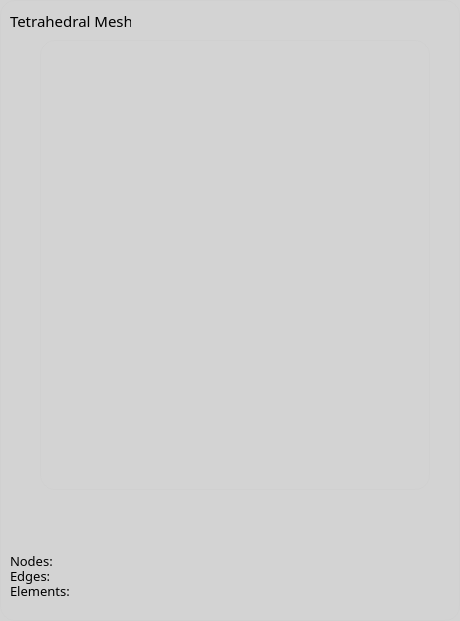
  <widget class="QFrame" name="frameTet">
   <property name="geometry">
    <rect>
     <x>540</x>
     <y>80</y>
     <width>460</width>
     <height>621</height>
    </rect>
   </property>
   <property name="styleSheet">
    <string notr="true">QFrame {
    background-color: #D3D3D3;
    border: 1px solid #d0d0d0;  /* Light gray border */
	border-radius: 15px;  
}
</string>
   </property>
   <property name="frameShape">
    <enum>QFrame::Shape::StyledPanel</enum>
   </property>
   <property name="frameShadow">
    <enum>QFrame::Shadow::Raised</enum>
   </property>
   <widget class="QVTKRenderWindowInteractor" name="tetView">
    <property name="geometry">
     <rect>
      <x>40</x>
      <y>40</y>
      <width>390</width>
      <height>450</height>
     </rect>
    </property>
    <property name="styleSheet">
     <string notr="true">QVTKRenderWindowInteractor {
    background-color: #D3D3D3;  
    border: 1px solid #121212;  /* Light gray border */
}
</string>
    </property>
   </widget>
   <widget class="QLabel" name="tetMeshLabel">
    <property name="geometry">
     <rect>
      <x>10</x>
      <y>10</y>
      <width>121</width>
      <height>21</height>
     </rect>
    </property>
    <property name="font">
     <font>
      <family>Alwyn</family>
      <pointsize>11</pointsize>
     </font>
    </property>
    <property name="styleSheet">
     <string notr="true">QLabel {
    color: #000000;                  /* Black text */
    background: transparent;         /* No background */
    border: none;                    /* No border */
	qproperty-alignment: 'AlignLeft | AlignVCenter';
}</string>
    </property>
    <property name="text">
     <string>Tetrahedral Mesh</string>
    </property>
   </widget>
   <widget class="QLabel" name="tetNodesLabel">
    <property name="geometry">
     <rect>
      <x>10</x>
      <y>550</y>
      <width>121</width>
      <height>21</height>
     </rect>
    </property>
    <property name="font">
     <font>
      <family>AlwynNewRounded-Regular</family>
      <pointsize>10</pointsize>
     </font>
    </property>
    <property name="styleSheet">
     <string notr="true">QLabel {
    color: #000000;                  /* Black text */
    background: transparent;         /* No background */
    border: none;                    /* No border */
	qproperty-alignment: 'AlignLeft | AlignVCenter';
}</string>
    </property>
    <property name="text">
     <string>Nodes:</string>
    </property>
   </widget>
   <widget class="QLabel" name="tetEdgesLabel">
    <property name="geometry">
     <rect>
      <x>10</x>
      <y>565</y>
      <width>121</width>
      <height>21</height>
     </rect>
    </property>
    <property name="font">
     <font>
      <family>AlwynNewRounded-Regular</family>
      <pointsize>10</pointsize>
     </font>
    </property>
    <property name="styleSheet">
     <string notr="true">QLabel {
    color: #000000;                  /* Black text */
    background: transparent;         /* No background */
    border: none;                    /* No border */
	qproperty-alignment: 'AlignLeft | AlignVCenter';
}</string>
    </property>
    <property name="text">
     <string>Edges:</string>
    </property>
   </widget>
   <widget class="QLabel" name="tetElementsLabel">
    <property name="geometry">
     <rect>
      <x>10</x>
      <y>580</y>
      <width>121</width>
      <height>21</height>
     </rect>
    </property>
    <property name="font">
     <font>
      <family>AlwynNewRounded-Regular</family>
      <pointsize>10</pointsize>
     </font>
    </property>
    <property name="styleSheet">
     <string notr="true">QLabel {
    color: #000000;                  /* Black text */
    background: transparent;         /* No background */
    border: none;                    /* No border */
	qproperty-alignment: 'AlignLeft | AlignVCenter';
}</string>
    </property>
    <property name="text">
     <string>Elements: </string>
    </property>
   </widget>
  </widget>
